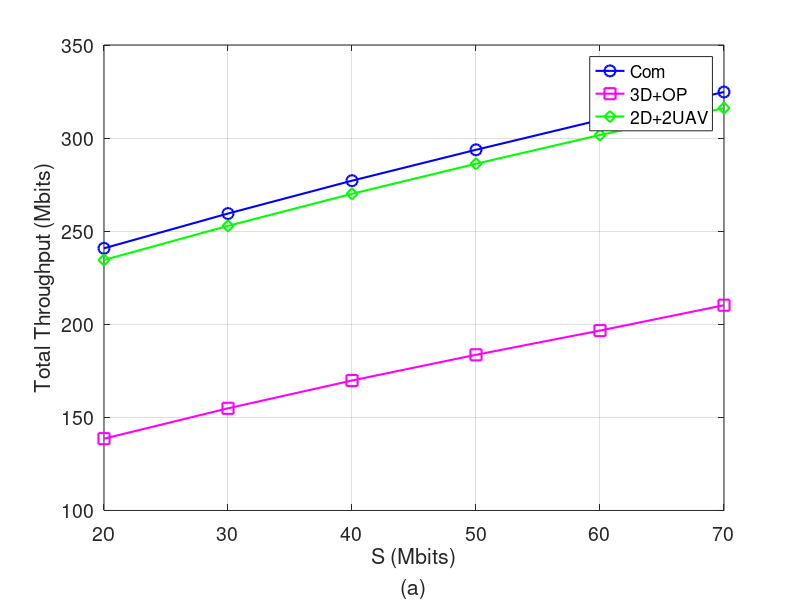

MATLAB code for this plot:
x = [20 30 40 50 60 70];
y1 = [240.804102 259.47895 277.12029 293.709314 309.721624 324.753954];
y2 = [138.560084 154.860812 169.795692 183.611529 196.623712 210.242356];
y3 = [234.552202 252.854422 270.080396 286.193408 301.652712 316.119684];
% y1 = [63.027675 59.598859 72.585509 73.453368 90.123698 98.607281];
% y2 = [34.917570 46.139436 53.314697 72.248670 75.322956 90.915282];
% y3 = [115.144253 115.144253 115.144253 115.144253 115.144253 115.144253];
figure(1)
hold on
plot(x, y1,'bo-','MarkerSize',8,'LineWidth',1.5);
hold on
plot(x, y2,'ms-','MarkerSize',8,'LineWidth',1.5);
hold on
plot(x, y3,'gd-','MarkerSize',8,'LineWidth',1.5);

% xlabel('S (Mbits)');
xlabel({'S (Mbits)', '(a)'});
ylabel('Total Throughput (Mbits)');
% ylabel('Tổng thông lượng (Mbits)');
legend('Com','3D+OP','2D+2UAV')
grid on
box on
set(gca,'FontSize',14)
